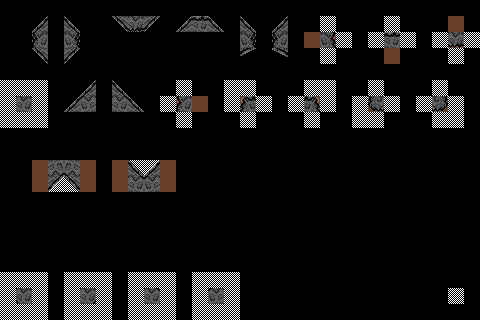

A level layout from a 2D game, rendered from its tile map. Below: a short description, then the map file with tile-grid data replaced by summaries:
An orthogonal 30x20 tile map with 16x16 px tiles, 4 tile layers (inputnot_terrain, input_terrain, input_prototype, output_terrain).

<map version="1.10" tiledversion="1.11.2" orientation="orthogonal" renderorder="right-down" width="30" height="20" tilewidth="16" tileheight="16" infinite="0" nextlayerid="7" nextobjectid="1">
 <tileset firstgid="1" source="../Rock Tile Set.tsx" />
 <layer id="5" name="inputnot_terrain" width="30" height="20">
  <data>[600 cells, 57 non-empty, 1 distinct tile ids]</data>
 </layer>
 <layer id="1" name="input_terrain" width="30" height="20">
  <data>[600 cells, 39 non-empty, 9 distinct tile ids]</data>
 </layer>
 <layer id="6" name="input_prototype" width="30" height="20">
  <data>[600 cells, 31 non-empty, 2 distinct tile ids]</data>
 </layer>
 <layer id="2" name="output_terrain" width="30" height="20">
  <data>[600 cells, 30 non-empty, 20 distinct tile ids]</data>
 </layer>
</map>
